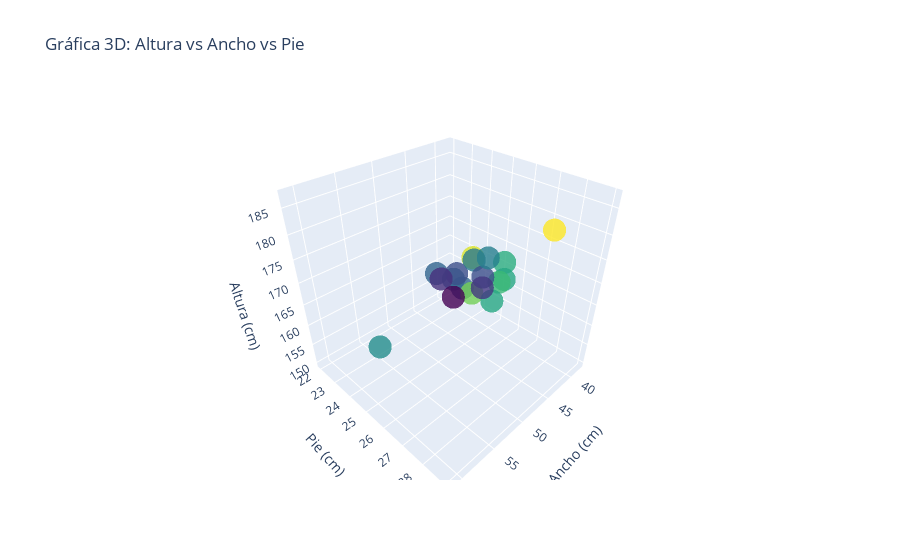

Notebook cell for this chart:
### Code cell
# Crear figura 3D
fig = go.Figure(data=[go.Scatter3d(
    x=df['Ancho'], 
    y=df['Pie'], 
    z=df['Altura'],
    mode='markers',
    marker=dict(size=8, color=df['Altura'], colorscale='Viridis', opacity=0.8)
)])

# Configurar la visualización
fig.update_layout(
    title="Gráfica 3D: Altura vs Ancho vs Pie",
    scene=dict(
        xaxis_title="Ancho (cm)",
        yaxis_title="Pie (cm)",
        zaxis_title="Altura (cm)"
    )
)

# Mostrar la gráfica
fig.show()

### Figure 1 — Plotly figure (JSON) as saved in the notebook; plotly's stock layout.template omitted (floating-point values rounded to 4 significant figures)
{"data": [{"marker": {"color": [185, 173, 163, 162, 172, 159, 187, 165, 175, 162, 155, 168, 179, 172, 159, 166, 156, 150], "colorscale": [[0, "#440154"], [0.1111, "#482878"], [0.2222, "#3e4989"], [0.3333, "#31688e"], [0.4444, "#26828e"], [0.5556, "#1f9e89"], [0.6667, "#35b779"], [0.7778, "#6ece58"], [0.8889, "#b5de2b"], [1, "#fde725"]], "opacity": 0.8, "size": 8}, "mode": "markers", "type": "scatter3d", "x": [55, 44, 44, 44, 46, 40, 48, 40, 49, 44, 40, 61, 55, 50, 38, 39, 38, 39], "y": [28, 26.5, 24, 24.5, 27, 23, 29, 24, 27.5, 23, 22, 26, 28, 27.5, 24, 24.5, 24, 22.5], "z": [185, 173, 163, 162, 172, 159, 187, 165, 175, 162, 155, 168, 179, 172, 159, 166, 156, 150]}], "layout": {"scene": {"xaxis": {"title": {"text": "Ancho (cm)"}}, "yaxis": {"title": {"text": "Pie (cm)"}}, "zaxis": {"title": {"text": "Altura (cm)"}}}, "title": {"text": "Gráfica 3D: Altura vs Ancho vs Pie"}}}
